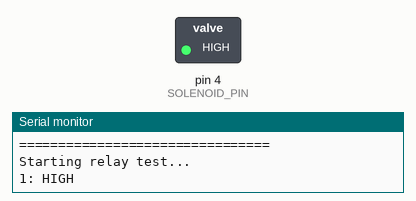
The sketch below on a simulated Arduino Uno, built with avr-gcc and run on an emulated ATmega328P. Shown: switched loads named in the sketch (green lamp = pin HIGH), the last lines printed to the serial monitor.

Above: at 4.0 s.
At 7.0 s:
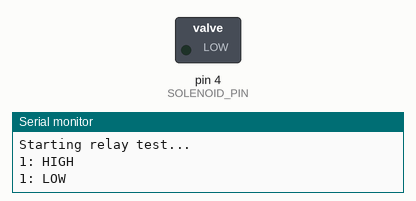
Timing chart, 0 to 10.3 s (numbered marks = the images above):
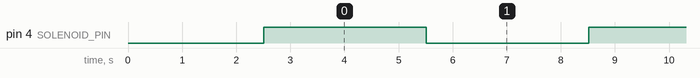

Measured:
- by itself, pin 4 (SOLENOID_PIN): alternates HIGH for 3.0 s and LOW for 3.0 s

The sketch:

sketch_jun13b.ino
```cpp
/*
 * Flood Simulation - Water Circulation System
 * Student: Mikeyla, Grade 4, Gateway College Colombo
 * Board: D1 WiFi (ESP8266)
 *
 * Wiring:
 *   Relay IN1  → D1 pin (GPIO5)
 *   Relay VCC  → D1 5V
 *   Relay GND  → D1 GND
 *   K1 COM     → SMPS + (12V)
 *   K1 NO      → Solenoid wire 1
 *   SMPS –     → Solenoid wire 2
 *   Pump +     → D1 5V (direct)
 *   Pump –     → D1 GND (direct)
 */

#define SOLENOID_PIN  4   // D2 on D1 WiFi = GPIO4

// ── Tune these to match your containers ──
#define VALVE_OPEN_TIME    8000   // milliseconds valve stays OPEN
#define VALVE_CLOSED_TIME 20000   // milliseconds valve stays CLOSED
// ─────────────────────────────────────────

void openValve() {
  digitalWrite(SOLENOID_PIN, HIGH);  // active HIGH = relay ON = valve opens
  Serial.print("Valve OPEN for ");
  Serial.print(VALVE_OPEN_TIME / 1000);
  Serial.println("s");
}

void closeValve() {
  digitalWrite(SOLENOID_PIN, LOW);   // relay OFF = valve closes
  Serial.print("Valve CLOSED for ");
  Serial.print(VALVE_CLOSED_TIME / 1000);
  Serial.println("s");
}

void setup() {
  Serial.begin(115200);
  delay(500);

  pinMode(SOLENOID_PIN, OUTPUT);
  closeValve();  // always start closed

  Serial.println("================================");
  Serial.println("  Flood Simulation System");
  Serial.println("  Gateway College - Smart Country");
  Serial.println("  By Mikeyla, Grade 4");
  Serial.println("================================");
  Serial.println("Starting relay test...");
  delay(2000);
}

int count = 0;

void loop() {
  count++;
  Serial.print(count);
  Serial.println(": HIGH");
  digitalWrite(SOLENOID_PIN, HIGH);
  delay(3000);

  Serial.print(count);
  Serial.println(": LOW");
  digitalWrite(SOLENOID_PIN, LOW);
  delay(3000);
}
```
